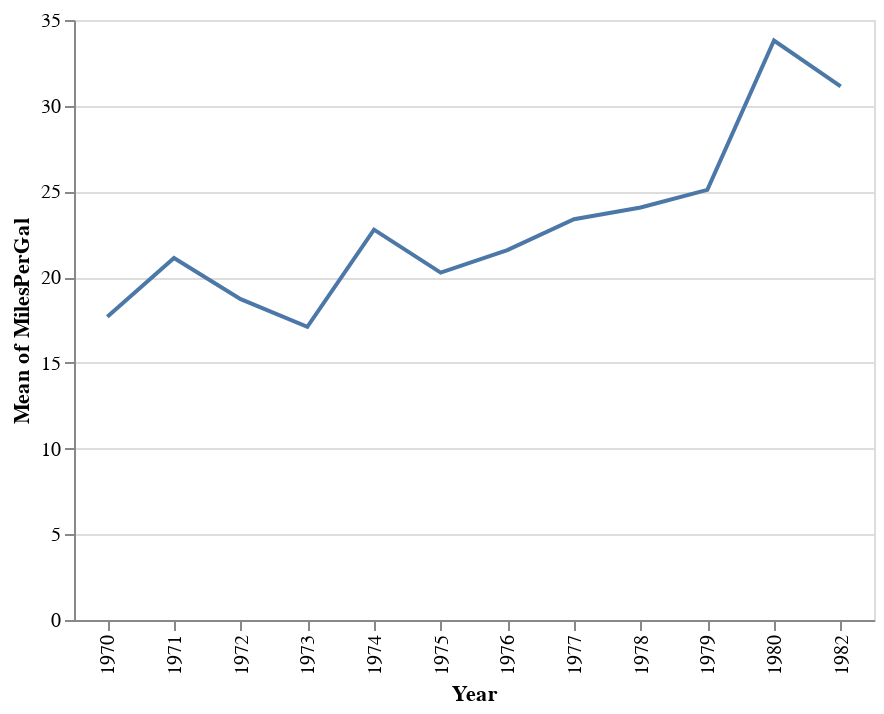

Source (notebook cell):
### Code cell
displays[0]

### Figure 1 — Vega-Lite specification as saved in the notebook (floating-point values rounded to 4 significant figures; data arrays with more than 128 entries replaced by an {"elided": "..."} marker saying what was removed)
{"$schema": "https://vega.github.io/schema/vega-lite/v3.4.0.json", "config": {"mark": {"tooltip": {"content": "encoding"}}, "view": {"height": 300, "width": 400}}, "data": {"name": "data-72fe08951b86c7df8ecf6ef5a2b30a0a"}, "datasets": {"data-72fe08951b86c7df8ecf6ef5a2b30a0a": {"elided": "392 records"}}, "encoding": {"x": {"field": "Year", "type": "ordinal"}, "y": {"aggregate": "mean", "field": "MilesPerGal", "type": "quantitative"}}, "mark": "line", "selection": {"selector009": {"bind": "scales", "encodings": ["x", "y"], "type": "interval"}}}
